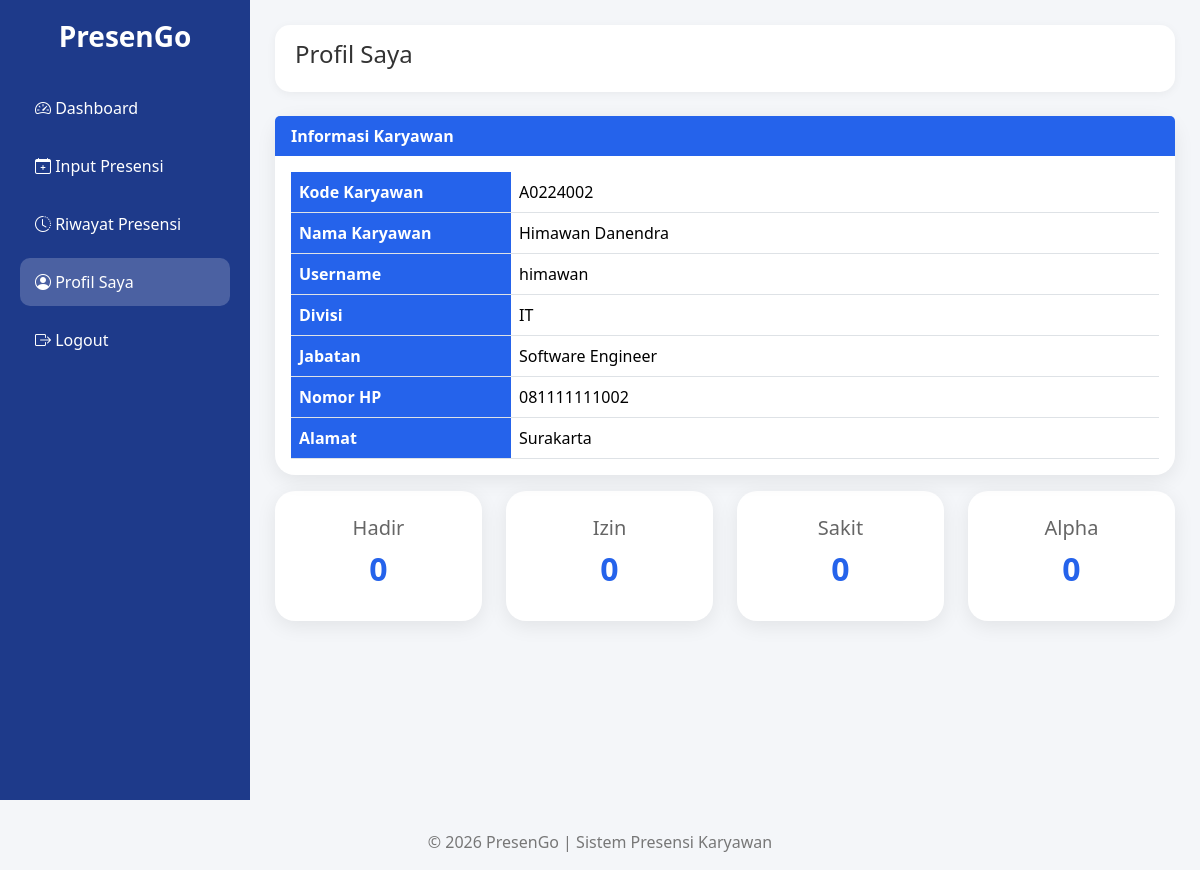
Screenshot of /PresenGo/karyawan/profil/index.php (signed in) with the database file from the repository.
### tables this page shows
CREATE TABLE `karyawan` (
  `id_karyawan` int(11) NOT NULL,
  `kode_karyawan` varchar(20) NOT NULL,
  `id_divisi` int(11) NOT NULL,
  `nama_karyawan` varchar(100) NOT NULL,
  `jabatan` varchar(100) NOT NULL,
  `no_hp` varchar(20) DEFAULT NULL,
  `alamat` varchar(100) DEFAULT NULL,
  `created_at` timestamp NOT NULL DEFAULT current_timestamp()
);

CREATE TABLE `users` (
  `id_user` int(11) NOT NULL,
  `id_karyawan` int(11) DEFAULT NULL,
  `username` varchar(50) NOT NULL,
  `password` varchar(255) NOT NULL,
  `role` enum('admin','kepala_divisi','karyawan') NOT NULL,
  `created_at` timestamp NOT NULL DEFAULT current_timestamp()
);

CREATE TABLE `divisi` (
  `id_divisi` int(11) NOT NULL,
  `nama_divisi` varchar(100) NOT NULL,
  `deskripsi` text DEFAULT NULL,
  `created_at` timestamp NOT NULL DEFAULT current_timestamp()
);

### PresenGo/config/helper.php (called while the page is built, shortened)
<?php
function e($text)
{
    return htmlspecialchars(
        $text ?? '',
        ENT_QUOTES,
        'UTF-8'
    );
}
?>

### PresenGo/karyawan/profil/index.php (the view, shortened to what this page needs)
<?php
require_once '../../config/koneksi.php';
require_once '../../config/helper.php';
$id_karyawan = (int)
$_SESSION['id_karyawan'];
$query = mysqli_query(
    $koneksi,
    "SELECT
        k.*,
        d.nama_divisi,
        u.username
     FROM karyawan k
     JOIN divisi d
        ON k.id_divisi = d.id_divisi
     JOIN users u
        ON k.id_karyawan = u.id_karyawan
     WHERE k.id_karyawan = $id_karyawan"
);
$data =
mysqli_fetch_assoc($query);
require_once '../../templates/header.php';
?>
<div class="wrapper">
    <?php
    require_once
    '../../templates/sidebar_karyawan.php';
    ?>
    <div class="content">
        <div class="topbar">
            <h4>
                Profil Saya
            </h4>
        </div>
        <div class="card mt-4">
            <div class="card-header">
                Informasi Karyawan
            </div>
            <div class="card-body">
                <table class="table">
                    <tr>
                        <th width="220">
                            Kode Karyawan
                        </th>
                        <td>
                            <?= e(
                                $data['kode_karyawan']
                            ); ?>
                        </td>
                    </tr>
                    <tr>
                        <th width="220">
                            Nama Karyawan
                        </th>
                        <td>
                            <?= e(
                                $data['nama_karyawan']
                            ); ?>
                        </td>
                    </tr>
                    <tr>
                        <th>
                            Username
                        </th>
                        <td>
                            <?= e(
                                $data['username']
                            ); ?>
                        </td>
                    </tr>
                    <tr>
                        <th>
                            Divisi
                        </th>
                        <td>
                            <?= e(
                                $data['nama_divisi']
                            ); ?>
                        </td>
                    </tr>
                    <tr>
                        <th>
                            Jabatan
                        </th>
                        <td>
                            <?= e(
                                $data['jabatan']
                            ); ?>
                        </td>
                    </tr>
                    <tr>
                        <th>
                            Nomor HP
                        </th>
                        <td>
                            <?= e(
                                $data['no_hp']
                            ); ?>
                        </td>
                    </tr>
                    <tr>
                        <th>
                            Alamat
                        </th>
                        <td>
                            <?= e(
                                $data['alamat']
                            ); ?>
                        </td>
                    </tr>
                </table>
            </div>
        </div>
        <?php
        $hadir = mysqli_num_rows(
            mysqli_query(
                $koneksi,
                "SELECT *
                 FROM presensi
                 WHERE id_karyawan = $id_karyawan
                 AND status = 'Hadir'"
            )
        );
        $izin = mysqli_num_rows(
            mysqli_query(
                $koneksi,
                "SELECT *
                 FROM presensi
                 WHERE id_karyawan = $id_karyawan
                 AND status = 'Izin'"
            )
        );
        $sakit = mysqli_num_rows(
            mysqli_query(
                $koneksi,
                "SELECT *
                 FROM presensi
                 WHERE id_karyawan = $id_karyawan
                 AND status = 'Sakit'"
            )
        );
        $alpha = mysqli_num_rows(
            mysqli_query(
                $koneksi,
                "SELECT *
                 FROM presensi
                 WHERE id_karyawan = $id_karyawan
                 AND status = 'Alpha'"
            )
        );
        ?>
        <div class="row mt-3">
            <div class="col-md-3 mb-3">
                <div class="stat-card">
                    <h5>Hadir</h5>
                    <h2>
                        <?= $hadir; ?>
                    </h2>
                </div>
            </div>
            <div class="col-md-3 mb-3">
                <div class="stat-card">
                    <h5>Izin</h5>
                    <h2>
                        <?= $izin; ?>
                    </h2>
                </div>
            </div>
            <div class="col-md-3 mb-3">
                <div class="stat-card">
                    <h5>Sakit</h5>
                    <h2>
                        <?= $sakit; ?>
                    </h2>
                </div>
            </div>
            <div class="col-md-3 mb-3">
                <div class="stat-card">
                    <h5>Alpha</h5>
                    <h2>
                        <?= $alpha; ?>
                    </h2>
                </div>
            </div>
        </div>
    </div>
</div>
<?php
require_once
'../../templates/footer.php';
?>

### PresenGo/assets/css/style.css (style rules this page uses)
* { margin:0; padding:0; box-sizing:border-box; }
body { background:#f4f6f9; font-family:'Segoe UI',sans-serif; color:#333; }
.wrapper { display:flex; min-height:100vh; }
.content { flex:1; padding:25px; }
.topbar { background:white; padding:15px 20px; border-radius:15px; display:flex; justify-content:space-between; align-items:center; box-shadow:0 2px 10px rgba(0,0,0,.05); }
.stat-card { background:white; padding:25px; border-radius:20px; text-align:center; box-shadow:0 5px 20px rgba(0,0,0,.08); }
.stat-card h5 { color:#666; }
.stat-card h2 { color:#2563eb; font-weight:bold; margin-top:10px; }
.card { border:none; border-radius:20px; box-shadow:0 5px 20px rgba(0,0,0,.08); }
.card-header { background:#2563eb; color:white; border:none; font-weight:bold; }
.table { margin-bottom:0; }
.table th { background:#2563eb; color:white; }

### rows the page displays
karyawan: kode_karyawan "A0224002", nama_karyawan "Himawan Danendra", users.username "himawan", id_divisi.nama_divisi "IT", jabatan "Software Engineer", no_hp "081111111002", alamat "Surakarta"

### other values shown
$hadir "0"
$izin "0"
$sakit "0"
$alpha "0"
